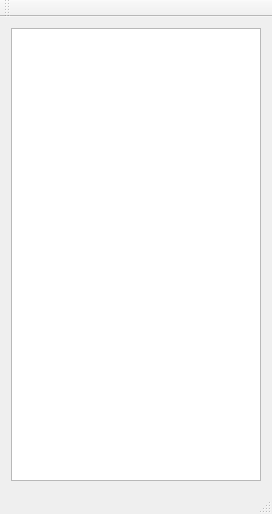
<?xml version="1.0" encoding="UTF-8"?>
<ui version="4.0">
 <class>xmpp</class>
 <widget class="QMainWindow" name="xmpp">
  <property name="geometry">
   <rect>
    <x>0</x>
    <y>0</y>
    <width>272</width>
    <height>514</height>
   </rect>
  </property>
  <property name="windowTitle">
   <string>xmpp</string>
  </property>
  <widget class="QWidget" name="centralWidget">
   <layout class="QVBoxLayout" name="verticalLayout">
    <item>
     <widget class="QTreeView" name="treeView"/>
    </item>
   </layout>
  </widget>
  <widget class="QMenuBar" name="menuBar">
   <property name="geometry">
    <rect>
     <x>0</x>
     <y>0</y>
     <width>272</width>
     <height>21</height>
    </rect>
   </property>
  </widget>
  <widget class="QToolBar" name="mainToolBar">
   <attribute name="toolBarArea">
    <enum>TopToolBarArea</enum>
   </attribute>
   <attribute name="toolBarBreak">
    <bool>false</bool>
   </attribute>
  </widget>
  <widget class="QStatusBar" name="statusBar"/>
 </widget>
 <layoutdefault spacing="6" margin="11"/>
 <resources/>
 <connections/>
</ui>
